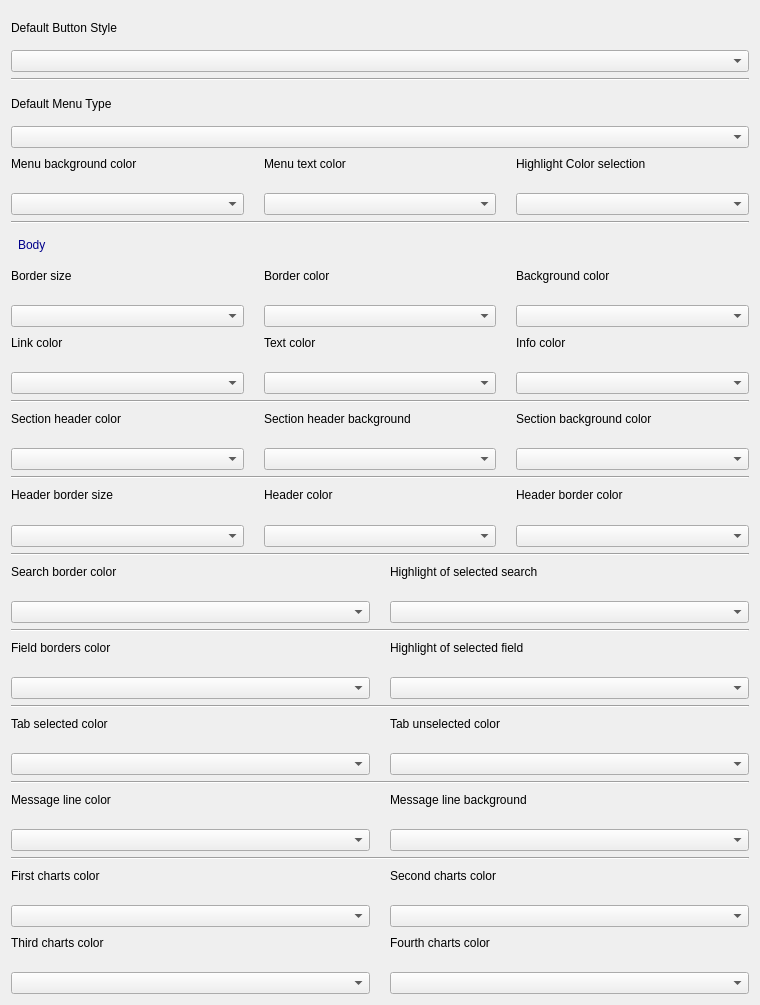
            <widget class="QWidget" name="scrollAreaWidgetContents_3">
             <property name="geometry">
              <rect>
               <x>0</x>
               <y>0</y>
               <width>760</width>
               <height>1005</height>
              </rect>
             </property>
             <layout class="QGridLayout" name="gridLayout_12">
              <item row="9" column="0">
               <layout class="QHBoxLayout" name="horizontalLayout_12">
                <property name="spacing">
                 <number>20</number>
                </property>
                <item>
                 <layout class="QVBoxLayout" name="verticalLayout_42">
                  <item>
                   <widget class="QLabel" name="label_45">
                    <property name="text">
                     <string>Section header color</string>
                    </property>
                   </widget>
                  </item>
                  <item>
                   <widget class="QComboBox" name="sectHeaderColorBox"/>
                  </item>
                 </layout>
                </item>
                <item>
                 <layout class="QVBoxLayout" name="verticalLayout_43">
                  <item>
                   <widget class="QLabel" name="label_46">
                    <property name="text">
                     <string>Section header background</string>
                    </property>
                   </widget>
                  </item>
                  <item>
                   <widget class="QComboBox" name="sectHeaderBackBox"/>
                  </item>
                 </layout>
                </item>
                <item>
                 <layout class="QVBoxLayout" name="verticalLayout_44">
                  <item>
                   <widget class="QLabel" name="label_47">
                    <property name="text">
                     <string>Section background color</string>
                    </property>
                   </widget>
                  </item>
                  <item>
                   <widget class="QComboBox" name="sectBackColorBox"/>
                  </item>
                 </layout>
                </item>
               </layout>
              </item>
              <item row="21" column="0">
               <layout class="QHBoxLayout" name="horizontalLayout_18">
                <property name="spacing">
                 <number>20</number>
                </property>
                <item>
                 <layout class="QVBoxLayout" name="verticalLayout_56">
                  <item>
                   <widget class="QLabel" name="label_31">
                    <property name="text">
                     <string>First charts color</string>
                    </property>
                   </widget>
                  </item>
                  <item>
                   <widget class="QComboBox" name="comboBox"/>
                  </item>
                 </layout>
                </item>
                <item>
                 <layout class="QVBoxLayout" name="verticalLayout_57">
                  <item>
                   <widget class="QLabel" name="label_32">
                    <property name="text">
                     <string>Second charts color</string>
                    </property>
                   </widget>
                  </item>
                  <item>
                   <widget class="QComboBox" name="comboBox_2"/>
                  </item>
                 </layout>
                </item>
               </layout>
              </item>
              <item row="17" column="0">
               <layout class="QHBoxLayout" name="horizontalLayout_16">
                <property name="spacing">
                 <number>20</number>
                </property>
                <item>
                 <layout class="QVBoxLayout" name="verticalLayout_52">
                  <item>
                   <widget class="QLabel" name="label_59">
                    <property name="text">
                     <string>Tab selected color</string>
                    </property>
                   </widget>
                  </item>
                  <item>
                   <widget class="QComboBox" name="tabSelectColorBox"/>
                  </item>
                 </layout>
                </item>
                <item>
                 <layout class="QVBoxLayout" name="verticalLayout_53">
                  <item>
                   <widget class="QLabel" name="label_60">
                    <property name="text">
                     <string>Tab unselected color</string>
                    </property>
                   </widget>
                  </item>
                  <item>
                   <widget class="QComboBox" name="tabUnselectColorBox"/>
                  </item>
                 </layout>
                </item>
               </layout>
              </item>
              <item row="6" column="0">
               <layout class="QHBoxLayout" name="horizontalLayout_11">
                <property name="spacing">
                 <number>20</number>
                </property>
                <item>
                 <layout class="QVBoxLayout" name="verticalLayout_36">
                  <item>
                   <widget class="QLabel" name="label_38">
                    <property name="text">
                     <string>Border size</string>
                    </property>
                   </widget>
                  </item>
                  <item>
                   <widget class="QComboBox" name="borderSizeBox"/>
                  </item>
                 </layout>
                </item>
                <item>
                 <layout class="QVBoxLayout" name="verticalLayout_37">
                  <item>
                   <widget class="QLabel" name="label_39">
                    <property name="text">
                     <string>Border color</string>
                    </property>
                   </widget>
                  </item>
                  <item>
                   <widget class="QComboBox" name="borderColorBox"/>
                  </item>
                 </layout>
                </item>
                <item>
                 <layout class="QVBoxLayout" name="verticalLayout_38">
                  <item>
                   <widget class="QLabel" name="label_40">
                    <property name="text">
                     <string>Background color</string>
                    </property>
                   </widget>
                  </item>
                  <item>
                   <widget class="QComboBox" name="backColorBox"/>
                  </item>
                 </layout>
                </item>
               </layout>
              </item>
              <item row="0" column="0">
               <layout class="QVBoxLayout" name="verticalLayout_31">
                <item>
                 <widget class="QLabel" name="label_30">
                  <property name="text">
                   <string>Default Button Style</string>
                  </property>
                 </widget>
                </item>
                <item>
                 <widget class="QComboBox" name="buttonsStyleBox"/>
                </item>
               </layout>
              </item>
              <item row="19" column="0">
               <layout class="QHBoxLayout" name="horizontalLayout_17">
                <property name="spacing">
                 <number>20</number>
                </property>
                <item>
                 <layout class="QVBoxLayout" name="verticalLayout_55">
                  <item>
                   <widget class="QLabel" name="label_63">
                    <property name="text">
                     <string>Message line color</string>
                    </property>
                   </widget>
                  </item>
                  <item>
                   <widget class="QComboBox" name="msgColorBox"/>
                  </item>
                 </layout>
                </item>
                <item>
                 <layout class="QVBoxLayout" name="verticalLayout_54">
                  <item>
                   <widget class="QLabel" name="label_61">
                    <property name="text">
                     <string>Message line background</string>
                    </property>
                   </widget>
                  </item>
                  <item>
                   <widget class="QComboBox" name="msgBackBox"/>
                  </item>
                 </layout>
                </item>
               </layout>
              </item>
              <item row="15" column="0">
               <layout class="QHBoxLayout" name="horizontalLayout_15">
                <property name="spacing">
                 <number>20</number>
                </property>
                <item>
                 <layout class="QVBoxLayout" name="verticalLayout_51">
                  <item>
                   <widget class="QLabel" name="label_56">
                    <property name="text">
                     <string>Field borders color</string>
                    </property>
                   </widget>
                  </item>
                  <item>
                   <widget class="QComboBox" name="fieldsBordColorBox"/>
                  </item>
                 </layout>
                </item>
                <item>
                 <layout class="QVBoxLayout" name="verticalLayout_50">
                  <item>
                   <widget class="QLabel" name="label_57">
                    <property name="text">
                     <string>Highlight of selected field</string>
                    </property>
                   </widget>
                  </item>
                  <item>
                   <widget class="QComboBox" name="selectedFieldBox"/>
                  </item>
                 </layout>
                </item>
               </layout>
              </item>
              <item row="22" column="0">
               <layout class="QHBoxLayout" name="horizontalLayout_19">
                <property name="spacing">
                 <number>20</number>
                </property>
                <item>
                 <layout class="QVBoxLayout" name="verticalLayout_59">
                  <item>
                   <widget class="QLabel" name="label_44">
                    <property name="text">
                     <string>Third charts color</string>
                    </property>
                   </widget>
                  </item>
                  <item>
                   <widget class="QComboBox" name="comboBox_3"/>
                  </item>
                 </layout>
                </item>
                <item>
                 <layout class="QVBoxLayout" name="verticalLayout_58">
                  <item>
                   <widget class="QLabel" name="label_48">
                    <property name="text">
                     <string>Fourth charts color</string>
                    </property>
                   </widget>
                  </item>
                  <item>
                   <widget class="QComboBox" name="comboBox_4"/>
                  </item>
                 </layout>
                </item>
               </layout>
              </item>
              <item row="3" column="0">
               <layout class="QHBoxLayout" name="horizontalLayout_9">
                <property name="spacing">
                 <number>20</number>
                </property>
                <item>
                 <layout class="QVBoxLayout" name="verticalLayout_33">
                  <item>
                   <widget class="QLabel" name="label_34">
                    <property name="text">
                     <string>Menu background color</string>
                    </property>
                   </widget>
                  </item>
                  <item>
                   <widget class="QComboBox" name="menuBackColorBox"/>
                  </item>
                 </layout>
                </item>
                <item>
                 <layout class="QVBoxLayout" name="verticalLayout_34">
                  <item>
                   <widget class="QLabel" name="label_35">
                    <property name="text">
                     <string>Menu text color</string>
                    </property>
                   </widget>
                  </item>
                  <item>
                   <widget class="QComboBox" name="menuTextColorBox"/>
                  </item>
                 </layout>
                </item>
                <item>
                 <layout class="QVBoxLayout" name="verticalLayout_35">
                  <item>
                   <widget class="QLabel" name="label_36">
                    <property name="text">
                     <string>Highlight Color selection</string>
                    </property>
                   </widget>
                  </item>
                  <item>
                   <widget class="QComboBox" name="selectionColorBox"/>
                  </item>
                 </layout>
                </item>
               </layout>
              </item>
              <item row="2" column="0">
               <layout class="QVBoxLayout" name="verticalLayout_32">
                <item>
                 <widget class="QLabel" name="label_33">
                  <property name="text">
                   <string>Default Menu Type</string>
                  </property>
                 </widget>
                </item>
                <item>
                 <widget class="QComboBox" name="menuTypeBox"/>
                </item>
               </layout>
              </item>
              <item row="13" column="0">
               <layout class="QHBoxLayout" name="horizontalLayout_14">
                <property name="spacing">
                 <number>20</number>
                </property>
                <item>
                 <layout class="QVBoxLayout" name="verticalLayout_48">
                  <item>
                   <widget class="QLabel" name="label_53">
                    <property name="text">
                     <string>Search border color</string>
                    </property>
                   </widget>
                  </item>
                  <item>
                   <widget class="QComboBox" name="searchBordColorBox"/>
                  </item>
                 </layout>
                </item>
                <item>
                 <layout class="QVBoxLayout" name="verticalLayout_49">
                  <item>
                   <widget class="QLabel" name="label_54">
                    <property name="text">
                     <string>Highlight of selected search</string>
                    </property>
                   </widget>
                  </item>
                  <item>
                   <widget class="QComboBox" name="selectedSearchBox"/>
                  </item>
                 </layout>
                </item>
               </layout>
              </item>
              <item row="11" column="0">
               <layout class="QHBoxLayout" name="horizontalLayout_13">
                <property name="spacing">
                 <number>20</number>
                </property>
                <item>
                 <layout class="QVBoxLayout" name="verticalLayout_45">
                  <item>
                   <widget class="QLabel" name="label_49">
                    <property name="text">
                     <string>Header border size</string>
                    </property>
                   </widget>
                  </item>
                  <item>
                   <widget class="QComboBox" name="headBordSizeBox"/>
                  </item>
                 </layout>
                </item>
                <item>
                 <layout class="QVBoxLayout" name="verticalLayout_46">
                  <item>
                   <widget class="QLabel" name="label_50">
                    <property name="text">
                     <string>Header color</string>
                    </property>
                   </widget>
                  </item>
                  <item>
                   <widget class="QComboBox" name="headColorBox"/>
                  </item>
                 </layout>
                </item>
                <item>
                 <layout class="QVBoxLayout" name="verticalLayout_47">
                  <item>
                   <widget class="QLabel" name="label_51">
                    <property name="text">
                     <string>Header border color</string>
                    </property>
                   </widget>
                  </item>
                  <item>
                   <widget class="QComboBox" name="headBordColorBox"/>
                  </item>
                 </layout>
                </item>
               </layout>
              </item>
              <item row="7" column="0">
               <layout class="QHBoxLayout" name="horizontalLayout_10">
                <property name="spacing">
                 <number>20</number>
                </property>
                <item>
                 <layout class="QVBoxLayout" name="verticalLayout_39">
                  <item>
                   <widget class="QLabel" name="label_41">
                    <property name="text">
                     <string>Link color</string>
                    </property>
                   </widget>
                  </item>
                  <item>
                   <widget class="QComboBox" name="linkColorBox"/>
                  </item>
                 </layout>
                </item>
                <item>
                 <layout class="QVBoxLayout" name="verticalLayout_40">
                  <item>
                   <widget class="QLabel" name="label_42">
                    <property name="text">
                     <string>Text color</string>
                    </property>
                   </widget>
                  </item>
                  <item>
                   <widget class="QComboBox" name="textColorBox"/>
                  </item>
                 </layout>
                </item>
                <item>
                 <layout class="QVBoxLayout" name="verticalLayout_41">
                  <item>
                   <widget class="QLabel" name="label_43">
                    <property name="text">
                     <string>Info color</string>
                    </property>
                   </widget>
                  </item>
                  <item>
                   <widget class="QComboBox" name="infoColorBox"/>
                  </item>
                 </layout>
                </item>
               </layout>
              </item>
              <item row="4" column="0">
               <widget class="Line" name="line_2">
                <property name="orientation">
                 <enum>Qt::Horizontal</enum>
                </property>
               </widget>
              </item>
              <item row="14" column="0">
               <widget class="Line" name="line_6">
                <property name="orientation">
                 <enum>Qt::Horizontal</enum>
                </property>
               </widget>
              </item>
              <item row="5" column="0">
               <widget class="QLabel" name="label_37">
                <property name="sizePolicy">
                 <sizepolicy hsizetype="Preferred" vsizetype="Minimum">
                  <horstretch>0</horstretch>
                  <verstretch>0</verstretch>
                 </sizepolicy>
                </property>
                <property name="minimumSize">
                 <size>
                  <width>0</width>
                  <height>0</height>
                 </size>
                </property>
                <property name="maximumSize">
                 <size>
                  <width>16777215</width>
                  <height>30</height>
                 </size>
                </property>
                <property name="styleSheet">
                 <string notr="true">QLabel {
               color: darkblue;
               padding: 4px;
               border-radius: 5px;
               border-style: outset;
	           font: 11pt &quot;MS Shell Dlg 2&quot;;
              }</string>
                </property>
                <property name="text">
                 <string>Body</string>
                </property>
               </widget>
              </item>
              <item row="1" column="0">
               <widget class="Line" name="line_5">
                <property name="orientation">
                 <enum>Qt::Horizontal</enum>
                </property>
               </widget>
              </item>
              <item row="8" column="0">
               <widget class="Line" name="line">
                <property name="orientation">
                 <enum>Qt::Horizontal</enum>
                </property>
               </widget>
              </item>
              <item row="16" column="0">
               <widget class="Line" name="line_7">
                <property name="orientation">
                 <enum>Qt::Horizontal</enum>
                </property>
               </widget>
              </item>
              <item row="10" column="0">
               <widget class="Line" name="line_3">
                <property name="orientation">
                 <enum>Qt::Horizontal</enum>
                </property>
               </widget>
              </item>
              <item row="18" column="0">
               <widget class="Line" name="line_8">
                <property name="orientation">
                 <enum>Qt::Horizontal</enum>
                </property>
               </widget>
              </item>
              <item row="12" column="0">
               <widget class="Line" name="line_4">
                <property name="orientation">
                 <enum>Qt::Horizontal</enum>
                </property>
               </widget>
              </item>
              <item row="20" column="0">
               <widget class="Line" name="line_9">
                <property name="orientation">
                 <enum>Qt::Horizontal</enum>
                </property>
               </widget>
              </item>
             </layout>
            </widget>
